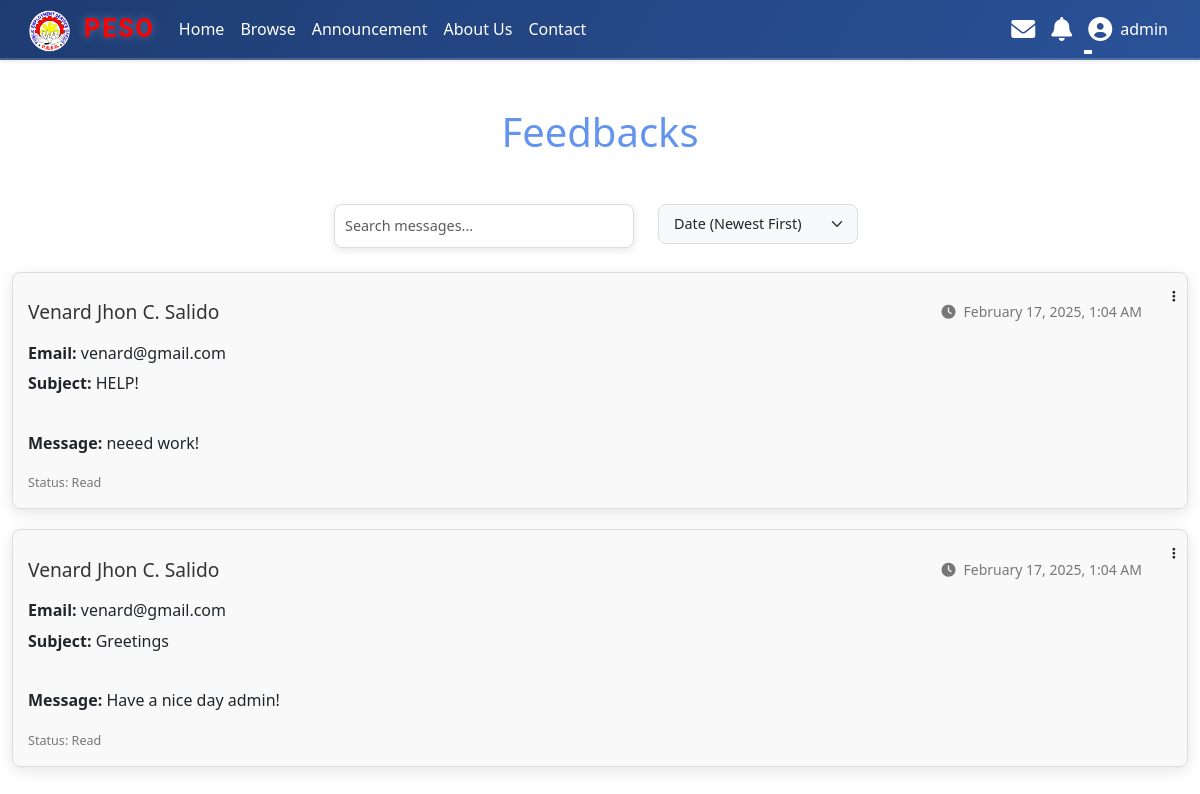
The page /admin/view_message.php (signed in) on the database its author committed.
### tables this page shows
CREATE TABLE `contacts` (
  `id` int(11) NOT NULL,
  `name` varchar(255) NOT NULL,
  `email` varchar(255) NOT NULL,
  `subject` varchar(255) NOT NULL,
  `message` text NOT NULL,
  `created_at` timestamp NOT NULL DEFAULT current_timestamp(),
  `is_read` tinyint(1) DEFAULT 0
);

### admin/view_message.php (the view, shortened to what this page needs)
<?php
include '../includes/header.php';
$update_query = "UPDATE contacts SET is_read = 1 WHERE is_read = 0";
$conn->query($update_query);
$search = isset($_GET['search']) ? $_GET['search'] : '';
$sort = isset($_GET['sort']) ? $_GET['sort'] : 'created_at DESC';
if ($search) {
    $query = "SELECT c.*, u.id AS user_id FROM contacts c LEFT JOIN users u ON c.email = u.email WHERE c.name LIKE ? OR c.email LIKE ? OR c.subject LIKE ? ORDER BY $sort";
    $stmt = $conn->prepare($query);
    $search_term = "%$search%";
    $stmt->bind_param("sss", $search_term, $search_term, $search_term);
    $stmt->execute();
    $result = $stmt->get_result();
} else {
    $query = "SELECT c.*, u.id AS user_id FROM contacts c LEFT JOIN users u ON c.email = u.email ORDER BY $sort";
    $result = mysqli_query($conn, $query);
}
?>
<!DOCTYPE html>
<html lang="en">
<head>
    <link href="https://cdn.jsdelivr.net/npm/bootstrap@5.3.0/dist/css/bootstrap.min.css" rel="stylesheet">
    <link rel="stylesheet" href="https://cdnjs.cloudflare.com/ajax/libs/font-awesome/6.0.0-beta3/css/all.min.css">
    <link rel="stylesheet" href="/JOB/assets/view_message.css">
</head>
<body>
    <div class="container mt-5">
        <h1 class="text-center mb-5">Feedbacks</h1>
        <div class="search-sort-container d-flex justify-content-center mb-4">
            <div class="search-bar me-4">
                <form method="GET">
                    <input type="text" name="search" placeholder="Search messages..." class="form-control" value="<?= htmlspecialchars($search) ?>" />
                </form>
            </div>
            <div class="sorting">
                <form method="GET" class="d-flex">
                    <select name="sort" class="form-select me-2" onchange="this.form.submit()">
                        <option value="created_at DESC" <?= $sort == 'created_at DESC' ? 'selected' : '' ?>>Date (Newest First)</option>
                    </select>
                </form>
            </div>
        </div>
        <?php if (mysqli_num_rows($result) > 0): ?>
            <?php while ($row = mysqli_fetch_assoc($result)): ?>
                <div class="message-card">
                    <div class="dropdown">
                        <button class="btn btn-link text-dark p-0" type="button" id="dropdownMenuButton<?= $row['id'] ?>" data-bs-toggle="dropdown" aria-expanded="false">
                            <i class="fas fa-ellipsis-vertical"></i>
                        </button>
                    </div>
                    <div class="message-header">
                        <h4><?= htmlspecialchars($row['name']) ?></h4><br><br>
                        <small><i class="fas fa-clock me-2"></i><?= date("F j, Y, g:i A", strtotime($row['created_at'])) ?></small>
                    </div>
                    <p class="message-body"><strong>Email:</strong> <?= htmlspecialchars($row['email']) ?></p>
                    <p class="message-body"><strong>Subject:</strong> <?= html_entity_decode(htmlspecialchars($row['subject'])) ?></p><br>
                    <p class="message-body"><strong>Message:</strong> <?= nl2br(html_entity_decode(htmlspecialchars($row['message']))) ?></p>
                    <div class="message-footer">
                        <small>Status: <?= $row['is_read'] ? 'Read' : 'Unread' ?></small>
                    </div>
                </div>
            <?php endwhile; ?>
        <?php else: ?>
            <p class="text-center text-muted">No messages received yet.</p>
        <?php endif; ?>
    </div>
</body>
</html>

### assets/header.css (style rules this page uses)
* { margin: 0; padding: 0; box-sizing: border-box; }
body { padding-top: 60px; }
.btn { font-size: 0.8rem; padding: 0.6rem 1.5rem; border: none; border-radius: 15px; cursor: pointer; transition: all 0.3s ease; text-transform: uppercase; font-weight: 500; letter-spacing: 0.5px; }

### assets/view_message.css (style rules this page uses)
* { margin: 0; padding: 0; box-sizing: border-box; }
.container { max-width: 1200px; }
.message-card { background: #ffffff; padding: 20px; border-radius: 12px; margin-bottom: 20px; box-shadow: 0 4px 16px rgba(0, 0, 0, 0.1); transition: box-shadow 0.3s ease, transform 0.3s ease; position: relative; }
.message-header { margin-right:30px; display: flex; justify-content: space-between; align-items: center; }
.message-header h4 { font-size: 1.4rem; margin: 0; color: #333; }
.message-header small { color: #777; }
.message-body { margin: 15px 0; font-size: 1rem; line-height: 1.6; }
.search-sort-container { display: flex; justify-content: center; gap: 0px; margin-bottom: 30px; }
.search-bar input { width: 300px; padding: 10px; border-radius: 8px; border: 1px solid #ddd; box-shadow: 0 2px 8px rgba(0, 0, 0, 0.1); }
.sorting select { padding: 8px 15px; width: 200px; border-radius: 8px; background-color: #f8f9fa; border: 1px solid #ddd; }
.sorting select, .search-bar input { font-size: 0.9rem; }
.message-footer { font-size: 0.9rem; color: #777; margin-top: 15px; }
h1 { color:cornflowerblue; }
.btn { font-size: 0.8rem; padding: 0.6rem 1.5rem; border-radius: 15px; cursor: pointer; transition: all 0.3s ease; text-transform: uppercase; font-weight: 500; letter-spacing: 0.5px; }

### admin/view_message.php (style rules this page uses)
.message-card { position: relative; border: 1px solid #ddd; padding: 15px; margin-bottom: 20px; border-radius: 8px; background-color: #f9f9f9; }
.message-card .dropdown { position: absolute; top: 10px; right: 10px; z-index: 1000; }
.message-header h4 { margin: 0; font-size: 1.2rem; }
.message-body { margin: 5px 0; }

### rows shown on the page
contacts: name "Venard Jhon C. Salido", created_at "February 17, 2025, 1:04 AM", email "venard@gmail.com", subject "HELP!", message "neeed work!", is_read "Read"
contacts: name "Venard Jhon C. Salido", created_at "February 17, 2025, 1:04 AM", email "venard@gmail.com", subject "Greetings", message "Have a nice day admin!", is_read "Read"

### other values the page prints
$_SESSION['username'] "admin"
